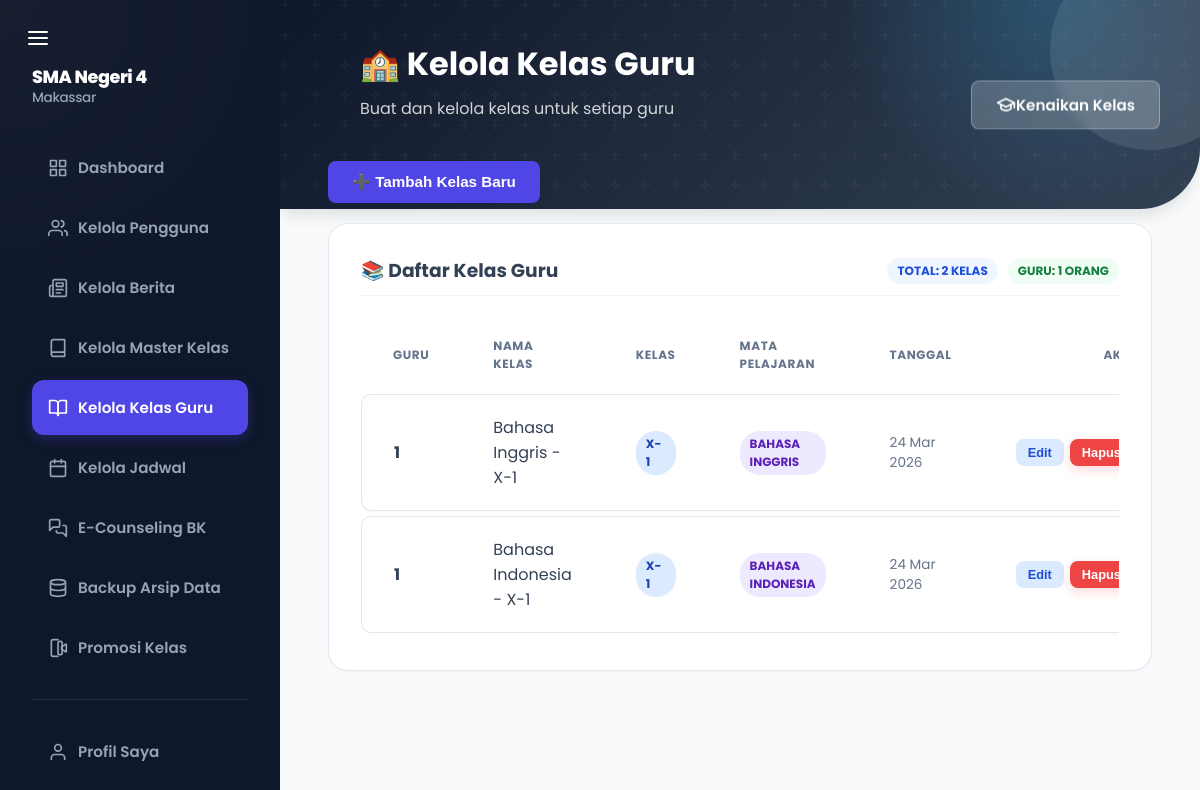
Page /src/admin/manage_classes.php (signed in) on the committed database.
### tables this page shows
CREATE TABLE `teacher_classes` (
  `id` int NOT NULL,
  `teacher_id` int NOT NULL,
  `class_id` int DEFAULT NULL,
  `name` varchar(100) NOT NULL,
  `subject` varchar(100) NOT NULL,
  `created_at` timestamp NULL DEFAULT CURRENT_TIMESTAMP,
  `subject_id` int DEFAULT NULL,
  `folder_name` varchar(255) DEFAULT NULL,
  `is_special_class` tinyint(1) DEFAULT '0',
  `special_grade_level` varchar(10) DEFAULT NULL
);

CREATE TABLE `users` (
  `id` int NOT NULL,
  `username` varchar(50) NOT NULL,
  `password` varchar(255) NOT NULL,
  `full_name` varchar(100) NOT NULL,
  `role` enum('admin','guru','siswa','osis','kepsek','wakasek','bk') NOT NULL DEFAULT 'siswa',
  `created_at` timestamp NULL DEFAULT CURRENT_TIMESTAMP,
  `class_id` int DEFAULT NULL,
  `subject_id` int DEFAULT NULL,
  `photo_path` varchar(255) DEFAULT NULL,
  `gender` enum('L','P') DEFAULT NULL,
  `address` text,
  `status` enum('active','graduated','suspended') DEFAULT 'active',
  `nip` varchar(20) DEFAULT NULL,
  `nis` varchar(20) DEFAULT NULL,
  `password_changed` tinyint(1) DEFAULT '0'
);

CREATE TABLE `classes` (
  `id` int NOT NULL,
  `name` varchar(50) NOT NULL,
  `grade_level` int NOT NULL,
  `major` varchar(50) DEFAULT NULL
);

### src/admin/manage_classes.php (the view, shortened to what this page needs)
<?php
require_once '../../config/database.php';
$teachers = $pdo->query("SELECT id, full_name FROM users WHERE role='guru' ORDER BY full_name ASC")->fetchAll();
$all_tc = $pdo->query("
    SELECT tc.id, tc.teacher_id, tc.class_id, tc.name as custom_name, tc.subject, tc.created_at, tc.is_special_class, tc.special_grade_level,
           u.full_name as teacher_name,
           c.name as class_name, c.grade_level
    FROM teacher_classes tc
    JOIN users u ON tc.teacher_id = u.id
    LEFT JOIN classes c ON tc.class_id = c.id
    ORDER BY u.full_name ASC, COALESCE(c.grade_level, tc.special_grade_level) ASC, LENGTH(c.name) ASC, c.name ASC
")->fetchAll();
?>
<!DOCTYPE html>
<html lang="id">
<head>
    <link rel="stylesheet" href="/public/assets/css/style.css">
</head>
<body class="admin-full-layout">
    <div class="app-container">
    <?php include '../templates/sidebar.php'; ?>
    <main class="main-content">
        <div class="dashboard-hero">
            <div style="position: relative; z-index: 2;">
                <h1 style="color: white; margin-bottom: 0.5rem;">&#127979; Kelola Kelas Guru</h1>
                <p style="color: rgba(255,255,255,0.8);">Buat dan kelola kelas untuk setiap guru</p>
            </div>
            <div style="position: absolute; right: 40px; top: 50%; transform: translateY(-50%); z-index: 10;">
                 <a href="promote_class.php" class="btn" style="background: rgba(255,255,255,0.2); border: 1px solid rgba(255,255,255,0.3); backdrop-filter: blur(5px);">
                    <svg width="20" height="20" viewBox="0 0 24 24" fill="none" stroke="currentColor" stroke-width="2" stroke-linecap="round" stroke-linejoin="round" style="display:inline-block; vertical-align:middle; line-height:1;"><path d="M22 10v6M2 10l10-5 10 5-10 5z"/><path d="M6 12v5c3 3 9 3 12 0v-5"/></svg> Kenaikan Kelas
                </a>
            </div>
            <div style="position: absolute; right: -50px; top: -50px; width: 200px; height: 200px; background: rgba(255,255,255,0.1); border-radius: 50%; blur: 20px;"></div>
        </div>
        <div class="content-overlap">
            <div style="margin-bottom: 20px;">
                <button onclick="document.getElementById('createClassModal').showModal()" class="btn btn-primary" style="box-shadow: var(--shadow-md);">
                    &#10133; Tambah Kelas Baru
                </button>
            </div>
            <div class="card">
                <div style="display: flex; justify-content: space-between; align-items: center; margin-bottom: 20px; padding-bottom: 10px; border-bottom: 1px solid #f1f5f9;">
                    <h3>&#128218; Daftar Kelas Guru</h3>
                    <div style="display: flex; gap: 10px;">
                        <span class="badge" style="background: #eff6ff; color: #1d4ed8;">Total: <?php echo count($all_tc); ?> kelas</span>
                        <span class="badge" style="background: #f0fdf4; color: #15803d;">Guru: <?php echo count($teachers); ?> orang</span>
                    </div>
                </div>
                <?php if (empty($all_tc)): ?>
                    <div style="text-align: center; padding: 40px; color: var(--text-muted);">
                        <div style="font-size: 3rem; margin-bottom: 10px;">&#128218;</div>
                        <p>Belum ada kelas yang dibuat.</p>
                    </div>
                <?php
else: ?>
                    <div class="table-container">
                    <table>
                        <thead>
                            <tr>
                                <th>Guru</th>
                                <th>Nama Kelas</th>
                                <th>Kelas</th>
                                <th>Mata Pelajaran</th>
                                <th>Tanggal</th>
                                <th style="text-align: right;">Aksi</th>
                            </tr>
                        </thead>
                        <tbody>
                            <?php foreach ($all_tc as $tc): ?>
                            <tr>
                                <td><strong><?php echo htmlspecialchars($tc['teacher_name']); ?></strong></td>
                                <td>
                                    <?php echo htmlspecialchars($tc['custom_name']); ?>
                                </td>
                                <td>
                                    <?php if (isset($tc['is_special_class']) && $tc['is_special_class']): ?>
                                        <span class="badge" style="background: #fdf4ff; color: #86198f; border: 1px solid #fae8ff;">Lintas Kelas <?php echo htmlspecialchars($tc['special_grade_level'] ?? ''); ?></span>
                                    <?php else: ?>
                                        <span class="badge" style="background: #dbeafe; color: #1e40af;"><?php echo htmlspecialchars($tc['class_name'] ?? ''); ?></span>
                                    <?php endif; ?>
                                </td>
                                <td><span class="badge" style="background: #ede9fe; color: #5b21b6;"><?php echo htmlspecialchars($tc['subject']); ?></span></td>
                                <td style="color: var(--text-muted); font-size: 0.85rem;"><?php echo date('d M Y', strtotime($tc['created_at'])); ?></td>
                                <td style="text-align: right;">
                                    <div style="display: flex; gap: 6px; justify-content: flex-end;">
                                        <?php if (!isset($tc['is_special_class']) || !$tc['is_special_class']): ?>
                                        <button type="button" class="btn" style="padding: 6px 12px; font-size: 0.8rem; background: #dbeafe; color: #1d4ed8; border: none; cursor: pointer;" onclick="openEditModal(<?php echo $tc['id']; ?>, <?php echo $tc['teacher_id'] ?? 0; ?>, <?php echo $tc['class_id'] ?? 0; ?>, '<?php echo htmlspecialchars($tc['subject'], ENT_QUOTES); ?>', '<?php echo htmlspecialchars($tc['custom_name'], ENT_QUOTES); ?>')">Edit</button>
                                        <?php endif; ?>
                                        <form method="POST" onsubmit="return confirm('Yakin hapus kelas ini?');" style="margin:0;">
                                            <button type="submit" class="btn btn-danger" style="padding: 6px 12px; font-size: 0.8rem;">Hapus</button>
                                        </form>
                                    </div>
                                </td>
                            </tr>
                            <?php
    endforeach; ?>
                        </tbody>
                    </table>
                    </div>
                <?php
endif; ?>
            </div>
        </div>
    </main>
</div>
</body>
</html>

### public/assets/css/style.css (style rules this page uses)
* { margin: 0; padding: 0; box-sizing: border-box; }
body { font-family: 'Poppins', sans-serif; background: var(--bg-body); color: var(--text-main); }
:root { --primary: #4f46e5; --primary-gradient: linear-gradient(135deg, #4f46e5 0%, #4338ca 100%); --primary-light: #e0e7ff; --bg-body: #f8fafc; --bg-sidebar: #0f172a; --text-main: #334155; --text-muted: #64748b; --border: #e2e8f0; --secondary: #1e293b; --danger: #ef4444; --success: #10b981; --warning: #f59e0b; --radius-sm: 8px; --radius-md: 12px; --radius-lg: 20px; --shadow-sm: 0 1px 2px rgba(15, 23, 42, 0.04); --shadow-md: 0 4px 6px -1px rgba(15, 23, 42, 0.06); --shadow-lg: 0 10px 15px -3px rgba(15, 23, 42, 0.08); --shadow-xl: 0 20px 25px -5px rgba(15, 23, 42, 0.1), 0 10px 10px -5px rgba(15, 23, 42, 0.04); }
.main-content { flex: 1; margin-left: 280px; padding: 3rem 4rem; width: auto; min-height: 100vh; transition: margin-left 0.3s cubic-bezier(0.4, 0, 0.2, 1); }
.dashboard-hero { background: linear-gradient(135deg, #0c4a6e 0%, #0369a1 40%, #0ea5e9 100%); color: white; margin: -3rem -4rem 3rem -4rem; padding: 2.5rem 4rem 5.5rem 5rem; width: calc(100% + 8rem); border-bottom-right-radius: 60px; position: relative; overflow: hidden; box-shadow: 0 10px 15px -3px rgba(0, 0, 0, 0.1); }
.dashboard-hero::before { content: ''; position: absolute; inset: 0; pointer-events: none; }
.dashboard-hero::after { content: ''; position: absolute; width: 500px; height: 500px; top: -250px; right: -100px; background: radial-gradient(circle, rgba(56, 189, 248, 0.25) 0%, transparent 60%); border-radius: 50%; pointer-events: none; }
html[data-lms-role="admin"] .dashboard-hero { background: linear-gradient(135deg, #0f172a 0%, #1e293b 42%, #334155 100%); }
html[data-lms-role="admin"] .dashboard-hero::after { background: radial-gradient(circle, rgba(56, 189, 248, 0.22) 0%, transparent 60%); }
.content-overlap { margin-top: -3rem; position: relative; z-index: 10; }
.admin-full-layout .main-content { padding: 0 !important; max-width: 100% !important; }
.admin-full-layout .dashboard-hero { margin: 0; width: 100%; padding: 2.5rem 3rem 5.5rem 5rem; border-radius: 0 0 60px 0; }
.admin-full-layout .content-overlap { padding: 0 3rem 3rem; }
.table-responsive, .table-container { display: block; width: 100%; overflow-x: auto; -webkit-overflow-scrolling: touch; }
.card { background: white; border-radius: var(--radius-lg); padding: 2rem; box-shadow: var(--shadow-sm); border: 1px solid var(--border); margin-bottom: 2rem; overflow-x: auto; }
table { width: 100%; border-collapse: separate; border-spacing: 0 5px; }
thead th { text-align: left; padding: 1rem 2rem; color: var(--text-muted); font-size: 0.75rem; text-transform: uppercase; letter-spacing: 0.05em; border: none; }
tbody tr { background: white; box-shadow: 0 2px 4px rgba(0, 0, 0, 0.02); transition: 0.1s; border-radius: 10px; }
td { padding: 1.25rem 2rem; border-top: 1px solid var(--border); border-bottom: 1px solid var(--border); }
td:first-child { border-left: 1px solid var(--border); border-top-left-radius: 10px; border-bottom-left-radius: 10px; }
td:last-child { border-right: 1px solid var(--border); border-top-right-radius: 10px; border-bottom-right-radius: 10px; }
.btn { display: inline-flex; align-items: center; justify-content: center; padding: 0.75rem 1.5rem; border-radius: 8px; font-weight: 600; text-decoration: none; background: var(--primary); color: white; border: none; cursor: pointer; transition: 0.1s; font-size: 0.95rem; }
.btn-danger { background: var(--danger); box-shadow: 0 4px 12px rgba(239, 68, 68, 0.2); }
.badge { display: inline-block; padding: 4px 10px; border-radius: 20px; font-size: 0.75rem; font-weight: 700; text-transform: uppercase; }

### rows in the picture
teacher_classes: teacher.full_name "1", name "Bahasa Inggris - X-1", class.name "X-1", subject "BAHASA INGGRIS", created_at "24 Mar 2026"
teacher_classes: teacher.full_name "1", name "Bahasa Indonesia - X-1", class.name "X-1", subject "BAHASA INDONESIA", created_at "24 Mar 2026"

### other values in the picture
count($all_tc) "2"
count($teachers) "1"
